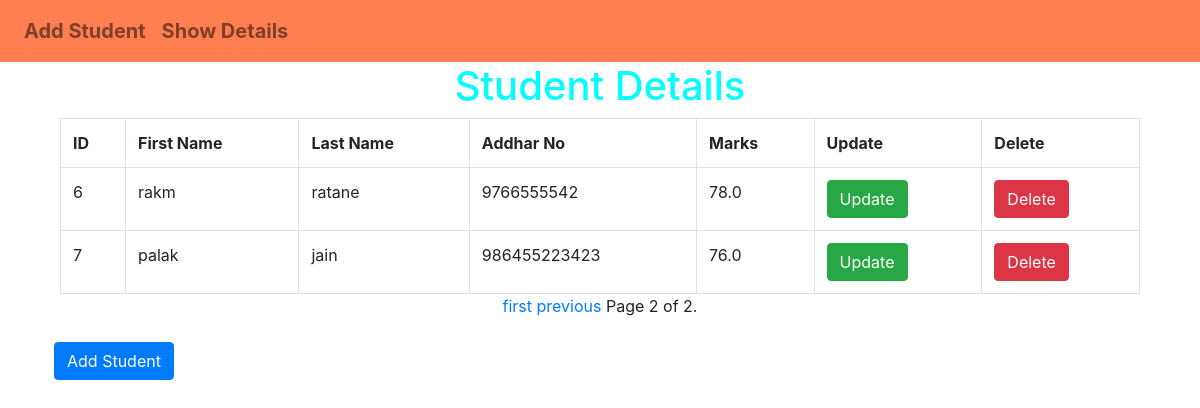
The app's page /student/show/?page=2 with its own data.
### StudentApp/models.py (models this page shows, shortened)
class Student(models.Model):
    fname = models.CharField(max_length=32)
    lname = models.CharField(max_length=32)
    addharno = models.IntegerField()
    marks = models.FloatField()

### StudentApp/views.py (the view)
# urls.py: path('show/',views.showStudentView,name='show_student'),
def showStudentView(request):
    student_list = Student.objects.all()
    paginator = Paginator(student_list,5)
    page_number = request.GET.get('page')
    page_obj = paginator.get_page(page_number)
    template_name = 'StudentApp/showStudent.html'
    context = {'page_obj':page_obj}
    return render(request, template_name, context)

### StudentApp/templates/StudentApp/showstudent.html (shortened to what this page needs)
{% extends "layout.html" %}
{% block content %}
    <h1 style="text-align:center;color:cyan">Student Details</h1>
    <table class="table table-bordered" style="width:90%;margin:auto">
        <tr >
            <th>ID</th>
            <th>First Name</th>
            <th>Last Name</th>
            <th>Addhar No</th>
            <th>Marks</th>
            <th>Update</th>
            <th>Delete</th>
        </tr>
        {% for student in page_obj %}
            <tr >
                <td>{{student.id}}</td>
                <td>{{student.fname}}</td>
                <td>{{student.lname}}</td>
                <td>{{student.addharno}}</td>
                <td>{{student.marks}}</td>
                <td><a href="{% url 'update' student.id %}"><button class="btn btn-success">Update</button></a></td>
                <td><a href="{% url 'delete' student.id %}"><button class="btn btn-danger">Delete</button></a></td>
            </tr>
        {% endfor %}
    </table>
    <div class="pagination" >
    <span class="step-links" style="margin:auto" >
        {% if page_obj.has_previous %}
            <a  href="?page=1">first</a>
            <a  href="?page={{ page_obj.previous_page_number }}">previous</a>
        {% endif %}
        <span class="current">
            Page {{ page_obj.number }} of {{ page_obj.paginator.num_pages }}.
        </span>
    </span>
</div>
    <br>
    <a  href="{% url 'add_student' %}"><button class="btn btn-primary" style="margin-left:4.5%">Add Student</button></a>
{% endblock %}

### records on screen
Student: id "6", fname "rakm", lname "ratane", addharno "9766555542", marks "78.0"
Student: id "7", fname "palak", lname "jain", addharno "986455223423", marks "76.0"

### other values on screen
{{ page_obj.number }} "2"
{{ page_obj.paginator.num_pages }} "2"
